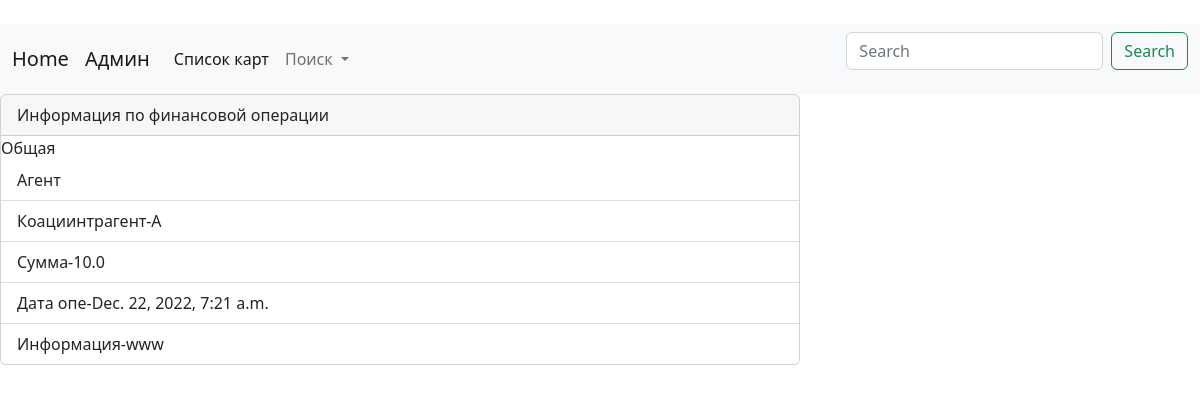
Page /operations/1 (signed in) on the committed database.
### cards/models.py (models this page shows, shortened)
class CardOperation(models.Model):
    types=[('Add_sum','Add_sum'),('Payment','Payment'),('Transfer money', 'Transfer money')]
    contr_agents=[(ag.contr_agent_name,ag.contr_agent_name) for ag in ContrAgent.objects.all()]
    type_op=models.CharField(max_length=20, choices=types)
    agent=models.CharField(max_length=20, default='')
    contr_agent=models.CharField(max_length=20,choices=contr_agents)
    date_operation=models.DateTimeField(auto_now_add=True)
    summa=models.FloatField()
    oper_info=models.TextField(blank=True)
    checks=models.FileField(blank=True)

### cards/views.py (the view)
# urls.py: path('operations/<int:card_operation_id>', OperationDetailView.as_view(),name='card_operation_detail_url' ),
class OperationDetailView(LoginRequiredMixin,View):
    def get(self, request, card_operation_id):
        oper=get_object_or_404(CardOperation, id=card_operation_id)
        return render(request, 'cards/card_operation_detail.html', context={'oper':oper})

### cards/templates/cards/card_operation_detail.html (shortened to what this page needs)
﻿{% extends 'cards/base_cards.html'%}
{% block content %}
	<div class="card" style="width: 50rem;">
 	 <div class="card-header">
  	  Информация по финансовой операции
 	 </div>
	 Общая
 	 <ul class="list-group list-group-flush">
	   <li class="list-group-item"> Агент{{oper.agent}}</li>
  	   <li class="list-group-item">Коациинтрагент-{{oper.contr_agent}}</li>
	   <li class="list-group-item">Сумма-{{oper.summa}}</li>
	   <li class="list-group-item">Дата опе-{{oper.date_operation}}</li>
	   <li class="list-group-item">Информация-{{oper.oper_info}}</li>
 	 </ul>
	</div>
{% endblock %}

### rows in the picture
CardOperation: contr_agent "A", summa "10.0", date_operation "Dec. 22, 2022, 7:21 a.m.", oper_info "www"
